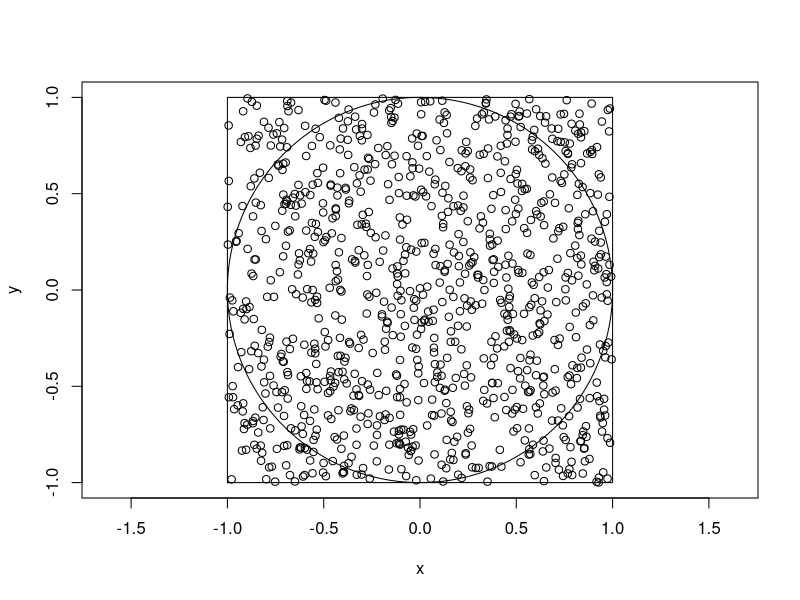

This chart was generated by the following R code:
magnitude = function(x, y) {
  stopifnot(isTRUE(all.equal(length(x),length(y))))
  return (sqrt(x^2 + y^2))
}
# Here are some test cases, first passing just one (x, y) point.
stopifnot(isTRUE(all.equal(magnitude(3,  4), 5)))
stopifnot(isTRUE(all.equal(magnitude(3, -4), 5)))
stopifnot(isTRUE(all.equal(magnitude(0, 0), 0)))
stopifnot(isTRUE(all.equal(magnitude(-1, 1), sqrt(2))))

# Now test passing vectors of points (x, y).
test.x   = c(3,  3, 0,      -1,  5)
test.y   = c(4, -4, 0,       1, 12)
test.mag = c(5,  5, 0, sqrt(2), 13)
stopifnot(isTRUE(all.equal(magnitude(test.x, test.y), test.mag)))

# Description: monte.carlo.pi estimates pi by simulation.
# Usage: monte.carlo.pi(n, draw=FALSE)
# Arguments:
#   n: number of random points to use
#   draw: logical, whether or not to draw a graph of the simulation
#     consisting of the n points and the unit circle.
# Details: The simulation proceeds by getting n random points {(x, y)}
#   in the square defined by -1 < x < 1 and -1 < y < 1, and then
#   counting how many of those points are within a radius 1 of (0, 0).

#   We can use
#     (area of circle)/(area of square) = pi*r^2  / (2r)^2
#                                       = pi(1^2) / (2*1)^2, since r=1
#                                       = pi/4
#   so
#     pi = 4*(area of circle)/(area of square)
#        =~ 4*(#points in circle) / (#points in square)
# Value: an estimate of pi.
# Hints:
#   - ?runif tells how to get random coordinates in the range (-1, 1)
#   - Using R's base graphics, you can plot the points via plot(x, y).
#   - One way to draw the circle is to get a sequence of angles (in
#     radians) from 0 to 2*pi, and then use x coordinate cos(angle)
#     and y coordinate sin(angle).

library("plotrix")

monte.carlo.pi<-function(n,draw=FALSE)
{
  circle.points<-0
  square.points<-0
  x<-runif(n,-1,1)
  y<-runif(n,-1,1)
  for (i in 1:n)
  {
    #if ((x[i])^2 + (y[i])^2 <=1)
    if (magnitude(x[i],y[i])<=1)
    {
      circle.points<-circle.points+1
      square.points<-square.points+1
    } else
    {
      square.points<-square.points+1
    }
  }
  if (draw==TRUE)
  {
    plot.new()
    frame()
    plot(x,y,asp=1,xlim=c(-1,1),ylim=c(-1,1))
    draw.circle(0,0,1,nv=1000,border=NULL,col=NA,lty=1,lwd=1)
    rect(-1,-1,1,1)
    
  }
  return(as.numeric(4*circle.points / square.points))
}


cat(sep="", "monte.carlo.pi(1000)=", monte.carlo.pi(1000), "\n") # get estimate
monte.carlo.pi(1000, TRUE) # make graph
Sys.sleep(2) # sleep 2 seconds to let user see graph

# Finally, make a graph to show the distribution of pi estimates for
# n=100 and n=1000. Use replicate() to get 500 pi estimates using
# n=100 each time. Then use replicate() to get 500 pi estimates using
# n=1000 each time. Draw a graph comparing these two distributions.
# (You can use a reasonable graph of your choice. We suggest overlaid
# density plots.)

# ... your code here
#x=replicate(100, monte.carlo.pi(500))
#y=replicate(1000, monte.carlo.pi(500))
#plot(density(x))
#lines(density(y))


Sys.sleep(2) # sleep 2 seconds to let user see graph
